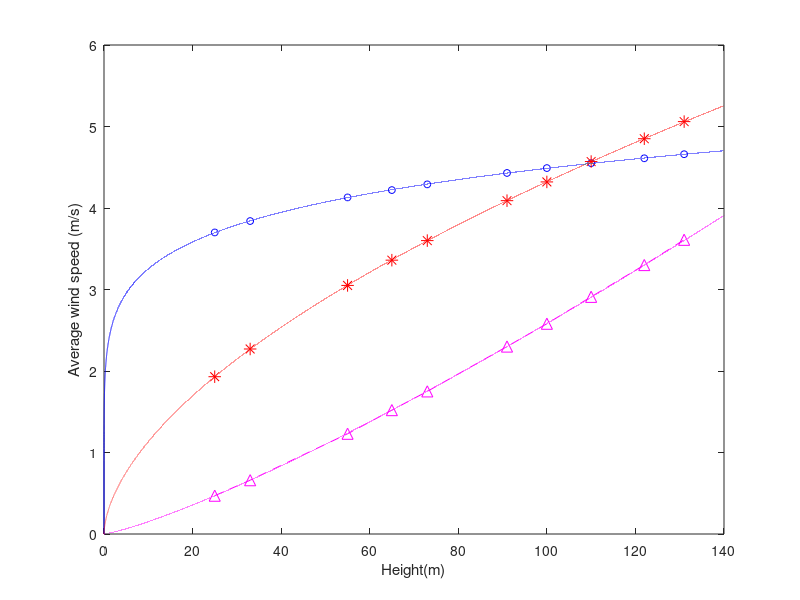

Here is the MATLAB script that generated this plot: (Note: this script raises an error after producing the figure.)
% Q3

% Some code may already be provided below
% DO NOT clear, close or clc inside this script
% Apply good programming practices
%
% Name : Wee Jun Lin
% ID   : 32620861
% Date Modified : 27/9/2022

fprintf('\n Q3 \n\n')
%%
%Add your code here
% variables
data_file = importdata('avg_wind_data.txt').data;
height = data_file(:,1);
avg_ararat = data_file(:,2);
avg_silver = data_file(:,3);
avg_boco = data_file(:,4);

figure(4)
plot(height,avg_ararat,'bo','MarkerSize',5)
xlabel("Height(m)");ylabel("Average wind speed (m/s)");

hold on 

plot(height,avg_silver,'r*','MarkerSize',9)
xlabel("Height(m)");ylabel("Average wind speed (m/s)");


plot(height,avg_boco,'m--^','MarkerSize',8)
xlabel("Height(m)");ylabel("Average wind speed (m/s)");
hold on

% Fit a suitable model
% equation : wh = w0*(h/h0)^alpha
% fit using power model 
% log10(wh) = alpha*(log10(h)-log10(h0)+log10(w0))

h0 = 100; % initial height

% find coefficients
p_ararat = polyfit(log10(height/h0),log10(avg_ararat),1);
p_boco = polyfit(log10(height/h0),log10(avg_boco),1);
p_silver = polyfit(log10(height/h0),log10(avg_silver),1);

% alpha values
a_ararat = p_ararat(1);
a_boco = p_boco(1);
a_silver = p_silver(1);

% initial wind speeds
w0_ararat = 10^p_ararat(2);
w0_boco = 10^ p_boco(2);
w0_silverton = 10^p_silver(2);

% anon function for plotting
y_ara = @(h) w0_ararat.*(h/h0).^a_ararat;
y_boc = @(h) w0_boco.*(h/h0).^a_boco ;
y_silv = @(h) w0_silverton.*(h/h0).^a_silver;


fit_x = 0:0.001:140; % extrapolate 
% functions for the sites
y_ararat = y_ara(fit_x);
y_boco = y_boc(fit_x);
y_silver = y_silv(fit_x);

% plot the fitted lines

plot(fit_x,y_ararat,'b');
hold on;
plot(fit_x,y_silver,'r--');
hold on;
plot(fit_x,y_boco,'m-');
hold on;

% find r2 values for each equation
r2_ararat = r2nonlin(y_ara,height,avg_ararat);
r2_boco = r2nonlin(y_boc,height,avg_boco);
r2_silver = r2nonlin(y_silv,height,avg_silver);

%Print results

% print r2 values of each equation
fprintf('r^2 of Ararat is %.7f\n',r2_ararat)
fprintf('r^2 of Boco is %.7f\n',r2_boco)
fprintf('r^2 of Silverton is %.7f\n',r2_silver)

% print likely terrain sites
ter_ararat = '';
ter_boco = '';
ter_silver = '';

% compare alpha values to the table
%%
if a_ararat > 0.0001 && a_ararat < 0.001
    ter_ararat = 'Minimal impact e.g., open water, smooth snow fields, barren terrains.';
elseif a_ararat > 0.001 && a_ararat < 0.01
    ter_ararat = 'Featureless terrain e.g., deserts, flat grass plains, glaciers.';
elseif a_ararat > 0.01 && a_ararat < 0.1 
    ter_ararat = 'Flat terrain e.g., grass fields, airport runways.';
elseif a_ararat > 0.1 && a_ararat < 0.5 
    ter_ararat = 'Elements separated by large distances, e.g., scattered shelters, low-rising crops.';
elseif a_ararat > 0.5 && a_ararat < 1
    ter_ararat = 'Landscape with moderate occurrences e.g., vegetation, bushes, new dense forests.';
elseif a_ararat > 1 && a_ararat < 2
    ter_ararat = 'Larger elements uniformly distributed, e.g., mature forest, low-rise built-up areas.';
else
    ter_ararat = 'Irregular distribution of large elements, e.g., city centres, forests with clearings.';
end

if a_boco > 0.0001 && a_boco < 0.001
    ter_boco = 'Minimal impact e.g., open water, smooth snow fields, barren terrains.';
elseif a_boco > 0.001 && a_boco < 0.01
    ter_boco = 'Featureless terrain e.g., deserts, flat grass plains, glaciers.';
elseif a_boco > 0.01 && a_boco < 0.1 
    ter_boco = 'Flat terrain e.g., grass fields, airport runways.';
elseif a_boco > 0.1 && a_boco < 0.5 
    ter_boco = 'Elements separated by large distances, e.g., scattered shelters, low-rising crops.';
elseif a_boco > 0.5 && a_boco < 1
    ter_boco = 'Landscape with moderate occurrences e.g., vegetation, bushes, new dense forests.';
elseif a_boco > 1 && a_boco < 2
    ter_boco = 'Larger elements uniformly distributed, e.g., mature forest, low-rise built-up areas.';
else
    ter_boco = 'Irregular distribution of large elements, e.g., city centres, forests with clearings.';
end

if a_silver > 0.0001 && a_silver < 0.001
    ter_silver = 'Minimal impact e.g., open water, smooth snow fields, barren terrains.';
elseif a_silver > 0.001 && a_silver < 0.01
    ter_silver = 'Featureless terrain e.g., deserts, flat grass plains, glaciers.';
elseif a_silver > 0.01 && a_silver < 0.1 
    ter_silver = 'Flat terrain e.g., grass fields, airport runways.';
elseif a_silver > 0.1 && a_silver < 0.5 
    ter_silver = 'Elements separated by large distances, e.g., scattered shelters, low-rising crops.';
elseif a_silver > 0.5 && a_silver < 1
    ter_silver = 'Landscape with moderate occurrences e.g., vegetation, bushes, new dense forests.';
elseif a_silver > 1 && a_silver < 2
    ter_silver = 'Larger elements uniformly distributed, e.g., mature forest, low-rise built-up areas.';
else
    ter_silver = 'Irregular distribution of large elements, e.g., city centres, forests with clearings.';
end
%%

fprintf("The terrain of Ararat is %s\n",ter_ararat)
fprintf("The terrain of Boco Rock is %s\n",ter_boco)
fprintf("The terrain of Silver is %s\n",ter_silver)

%part b 
% anonymous function
h0_fixed = 80; % corrected height

% anon function for plotting
y_new = @(w0,alpha) w0.*(h0_fixed/h0).^alpha;

ynew_ararat = y_new(wind_ararat,a_ararat);
ynew_boco = y_new(wind_boco,a_boco);
ynew_silver = y_new(wind_silver,a_silver);

figure(1)
subplot(3,1,1)
hold on
plot(date_matrix,ynew_ararat,'m','LineWidth',2)
datetick('x')
legend('Original','Corrected')

subplot(3,1,2)
hold on
plot(date_matrix,ynew_boco,'m','LineWidth',2)
datetick('x')
legend('Original','Corrected')

subplot(3,1,3)
hold on
plot(date_matrix,ynew_silver,'m','LineWidth',2)
legend('Original','Corrected')



